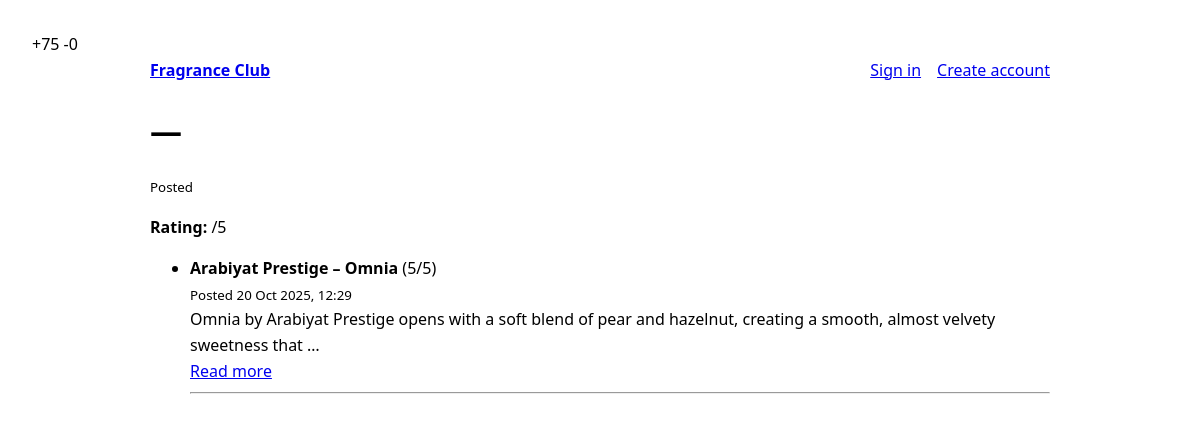
The page /reviews/ on the database as committed earlier.
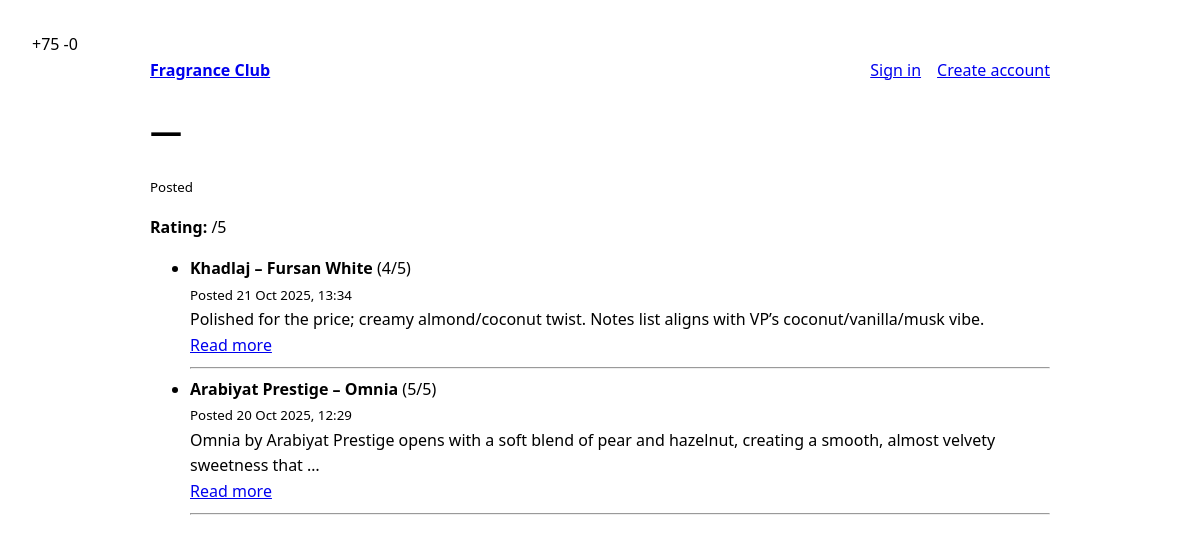
The same page on the database as committed later.
### reviews/models.py (models this page shows, shortened)
class Review(models.Model):
    brand = models.CharField(max_length=80)
    fragrance_name = models.CharField(max_length=120)
    rating = models.PositiveSmallIntegerField()  # 1–5 later
    body = models.TextField()
    created = models.DateTimeField(auto_now_add=True)
    class Meta:
        ordering = ["-created"]

### reviews/views.py (the view)
# urls.py: path("", RedirectView.as_view(pattern_name="reviews:home", permanent=False), name="root"),
def home(request):
    reviews = Review.objects.only("brand", "fragrance_name", "rating", "body", "created")[:20]
    return render(request, "reviews/home.html", {"reviews": reviews})

### reviews/templates/reviews/home.html (shortened to what this page needs)
{% extends "reviews/base.html" %}
{% block content %}
  <h1>{{ review.brand }} — {{ review.fragrance_name }}</h1>
<p><small>Posted {{ review.created|date:"j M Y, H:i" }}</small></p>
<p><strong>Rating:</strong> {{ review.rating }}/5</p>
  {% if reviews %}
    <ul>
      {% for review in reviews %}
        <li>
          <strong>{{ review.brand }} – {{ review.fragrance_name }}</strong>
({{ review.rating }}/5)<br />
<small>Posted {{ review.created|date:"j M Y, H:i" }}</small><br />
{{ review.body|truncatewords:20 }}<br />
<a href="{% url 'reviews:detail' review.id %}">Read more</a>
        </li>
        <hr />
      {% endfor %}
    </ul>
  {% else %}
    <p>No reviews yet. Add one in the admin.</p>
  {% endif %}
{% endblock %}

Rows that differ between the two databases and show on the page:
added Review: brand "Khadlaj", fragrance_name "Fursan White", rating "4", created "21 Oct 2025, 13:34", body "Polished for the price; creamy almond/coconut twist. Notes list aligns with VP’s coconut/vanilla/musk vibe."
